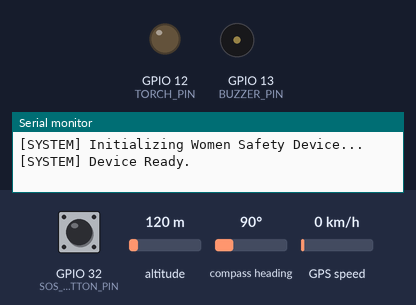
The sketch below on a simulated ESP32. On the bench: output pins drawn as LEDs (lit = HIGH), buzzer (waves = sounding, pin HIGH), the last lines printed to the serial monitor. The test bench sets the inputs (shaded band); at power-on: GPIO 32 (SOS_BUTTON_PIN) HIGH, altitude 120 m, compass heading 90°, GPS speed 0 km/h. The GPS gets a fix after 3 s at 37.7749, -122.4194 with 8 satellites; the modem accepts every AT command (registered, SIM ready, sends succeed) and sends nothing else.

Above: at 5.2 s.
5.3 s: GPIO 32 (SOS_BUTTON_PIN) pulled LOW for 0.15 s
At 6.7 s:
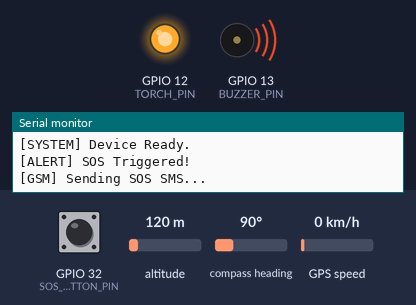
Timing chart, 0 to 18.3 s (numbered marks = the images above; inputs shaded):
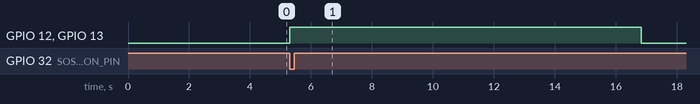

Measured:
- after the input at 5.3 s, GPIO 12 (TORCH_PIN), GPIO 13 (BUZZER_PIN): LOW → HIGH at once, → LOW 11.5 s later

The sketch:

WomenSafetyDevice.ino
```cpp
/*
 * Project: Women Safety Device with GPS & GSM Alerts
 * Author: Prerna & Team
 * Board: ESP32 Dev Module
 */

#include <HardwareSerial.h>
#include <TinyGPS++.h>

// --- Hardware Pin Definitions ---
const int SOS_BUTTON_PIN = 32;
const int BUZZER_PIN     = 13;
const int TORCH_PIN      = 12;
const int PULSE_PIN      = 34;

// Serial Communication Pins
const int GSM_RX = 16;
const int GSM_TX = 17;
const int GPS_RX = 4;
const int GPS_TX = 2;

// --- Configurable Settings ---
const String EMERGENCY_NUMBER = "+919876543210"; // Ithe tumcha primary phone number taka

// --- Global Objects ---
HardwareSerial gsmSerial(2); // UART2
HardwareSerial gpsSerial(1); // UART1
TinyGPSPlus gps;

// Tracking Variables
unsigned long lastButtonPressTime = 0;
const unsigned long debounceDelay = 300; // Debounce window (ms)

void setup() {
  Serial.begin(115200);

  // Configure Input/Output Pins
  pinMode(SOS_BUTTON_PIN, INPUT_PULLUP);
  pinMode(BUZZER_PIN, OUTPUT);
  pinMode(TORCH_PIN, OUTPUT);

  // Default Pin States
  digitalWrite(BUZZER_PIN, LOW);
  digitalWrite(TORCH_PIN, LOW);

  // Initialize Hardware Serials
  gsmSerial.begin(9600, SERIAL_8N1, GSM_RX, GSM_TX);
  gpsSerial.begin(9600, SERIAL_8N1, GPS_RX, GPS_TX);

  Serial.println("[SYSTEM] Initializing Women Safety Device...");
  delay(2000);

  initGSMModule();
  Serial.println("[SYSTEM] Device Ready.");
}

void loop() {
  // Read GPS stream continuously to keep coordinates updated
  while (gpsSerial.available() > 0) {
    gps.encode(gpsSerial.read());
  }

  // Check SOS Button status with debounce check
  if (digitalRead(SOS_BUTTON_PIN) == LOW) {
    if (millis() - lastButtonPressTime > debounceDelay) {
      lastButtonPressTime = millis();
      Serial.println("[ALERT] SOS Triggered!");
      handleEmergencySequence();
    }
  }
}

// --- Core Emergency Routine ---
void handleEmergencySequence() {
  // 1. Audio and Visual indication
  digitalWrite(BUZZER_PIN, HIGH);
  digitalWrite(TORCH_PIN, HIGH);

  // 2. Fetch Location Data
  String googleMapsUrl = getGpsLocationUrl();
  String alertMessage = "EMERGENCY ALERT! I am in danger. My live location: " + googleMapsUrl;

  // 3. Dispatch SMS
  Serial.println("[GSM] Sending SOS SMS...");
  sendSms(EMERGENCY_NUMBER, alertMessage);

  // 4. Trigger Direct Call
  delay(2000);
  Serial.println("[GSM] Initiating Emergency Call...");
  placeCall(EMERGENCY_NUMBER);

  // Reset alert indicators after dispatch
  delay(4000);
  digitalWrite(BUZZER_PIN, LOW);
  digitalWrite(TORCH_PIN, LOW);
}

// --- Helper Functions ---
String getGpsLocationUrl() {
  if (gps.location.isValid()) {
    return "https://maps.google.com/?q=" +
           String(gps.location.lat(), 6) + "," +
           String(gps.location.lng(), 6);
  } else {
    return "https://maps.google.com/?q=19.8762,75.3433"; // Fallback location if GPS fix fails
  }
}

void initGSMModule() {
  gsmSerial.println("AT");
  delay(1000);
  gsmSerial.println("AT+CMGF=1"); // Set SMS to Text Mode
  delay(1000);
}

void sendSms(String number, String msg) {
  gsmSerial.println("AT+CMGF=1");
  delay(500);
  gsmSerial.print("AT+CMGS=\"");
  gsmSerial.print(number);
  gsmSerial.println("\"");
  delay(500);
  gsmSerial.print(msg);
  delay(500);
  gsmSerial.write(26); // End-of-message character (CTRL+Z)
  delay(4000);
}

void placeCall(String number) {
  gsmSerial.print("ATD");
  gsmSerial.print(number);
  gsmSerial.println(";");
}
```
